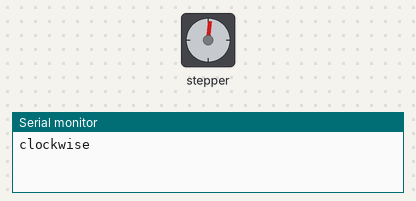
Bench run of a sketch on a simulated Arduino Uno, built with avr-gcc and run on an emulated ATmega328P. Parts: stepper motor, the last lines printed to the serial monitor. Stepper angles assume 200 steps per turn.

Above: at 0.05 s.
At 2.35 s:
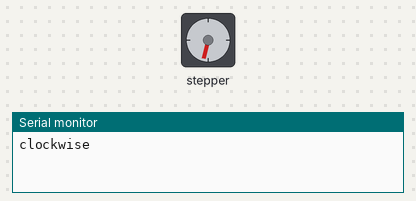
At 4.65 s:
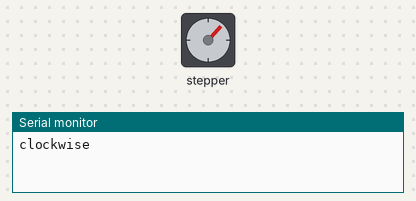
At 9.25 s:
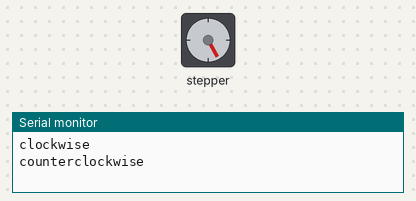
Timing chart, 0 to 12.8 s (numbered marks = the images above):
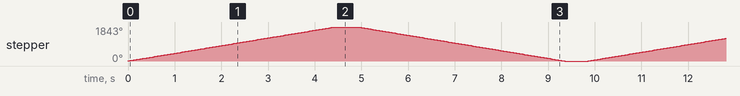

Measured:
- by itself, stepper: turns 1843° clockwise in 4.4 s, then 1843° counter-clockwise in 4.4 s, repeating every 9.9 s

The sketch:

step_motor.ino
```cpp
#include <Stepper.h>

Stepper myStepper(200, 8, 9, 10, 11);

void setup() {

  myStepper.setSpeed(70);

  Serial.begin(9600);
}

void loop() {

  Serial.println("clockwise");
  myStepper.step(1024);
  delay(500);


  Serial.println("counterclockwise");
  myStepper.step(-1024);
  delay(500);
}
```
